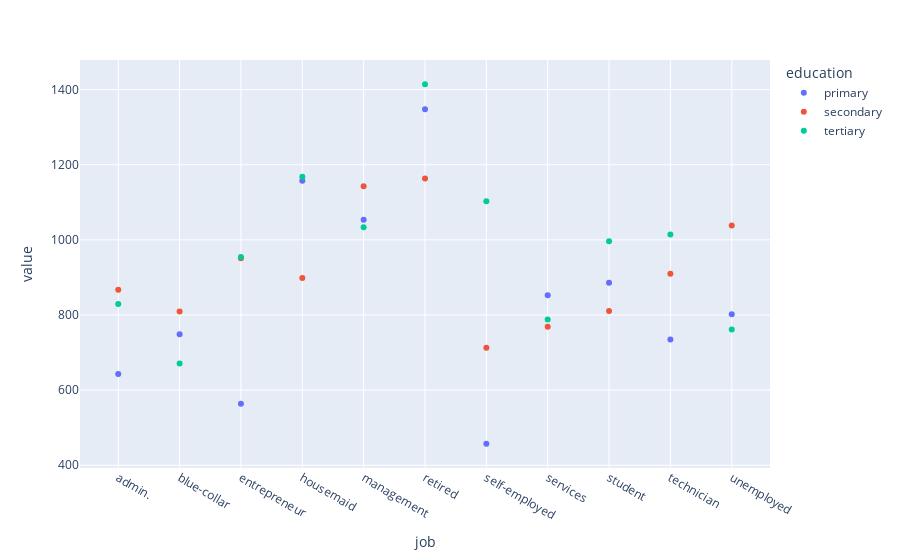

Notebook code cell kept with this figure:
### Code cell
px.scatter(data, color='education')

### Figure 1 — Plotly figure (JSON) as saved in the notebook; plotly's stock layout.template omitted (floating-point values rounded to 4 significant figures)
{"data": [{"hovertemplate": "education=primary<br>job=%{x}<br>value=%{y}<extra></extra>", "legendgroup": "primary", "marker": {"color": "#636efa", "symbol": "circle"}, "mode": "markers", "name": "primary", "orientation": "v", "showlegend": true, "type": "scatter", "x": ["admin.", "blue-collar", "entrepreneur", "housemaid", "management", "retired", "self-employed", "services", "student", "technician", "unemployed"], "xaxis": "x", "y": [643, 749.0, 563.5, 1158.0, 1053.0, 1347.0, 457, 852.7, 885.9, 734.4, 802.1], "yaxis": "y"}, {"hovertemplate": "education=secondary<br>job=%{x}<br>value=%{y}<extra></extra>", "legendgroup": "secondary", "marker": {"color": "#EF553B", "symbol": "circle"}, "mode": "markers", "name": "secondary", "orientation": "v", "showlegend": true, "type": "scatter", "x": ["admin.", "blue-collar", "entrepreneur", "housemaid", "management", "retired", "self-employed", "services", "student", "technician", "unemployed"], "xaxis": "x", "y": [867.2, 809.3, 951.3, 898.5, 1143.0, 1163.0, 712.6, 768.5, 810.3, 909.8, 1038.0], "yaxis": "y"}, {"hovertemplate": "education=tertiary<br>job=%{x}<br>value=%{y}<extra></extra>", "legendgroup": "tertiary", "marker": {"color": "#00cc96", "symbol": "circle"}, "mode": "markers", "name": "tertiary", "orientation": "v", "showlegend": true, "type": "scatter", "x": ["admin.", "blue-collar", "entrepreneur", "housemaid", "management", "retired", "self-employed", "services", "student", "technician", "unemployed"], "xaxis": "x", "y": [829.4, 670.8, 954.0, 1168.0, 1034.0, 1414.0, 1103.0, 788.0, 996, 1014.0, 761.3], "yaxis": "y"}], "layout": {"legend": {"title": {"text": "education"}, "tracegroupgap": 0}, "margin": {"t": 60}, "xaxis": {"anchor": "y", "domain": [0, 1], "title": {"text": "job"}}, "yaxis": {"anchor": "x", "domain": [0, 1], "title": {"text": "value"}}}}
